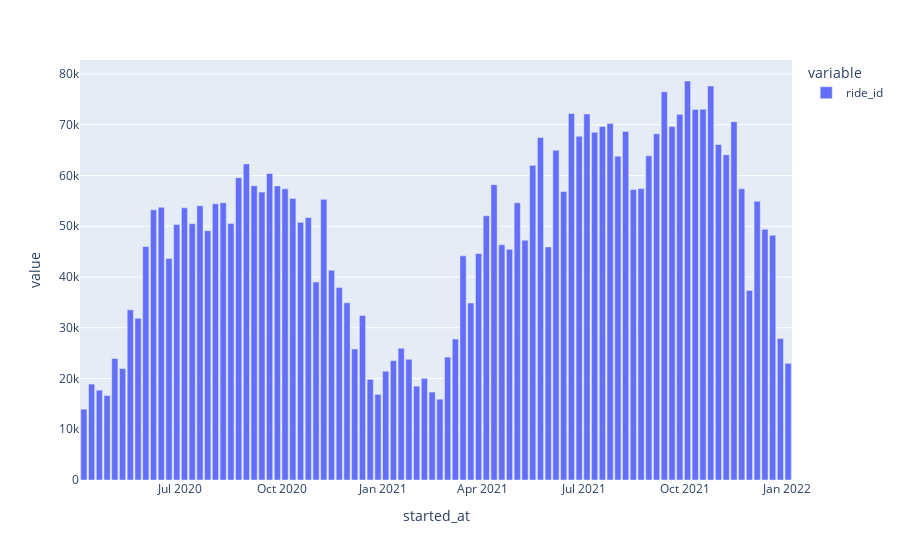

Notebook code for this chart:
### Code cell
import plotly.express as px
#px.histogram(df_red, x="kph",nbins=100)
#px.histogram(df_red[df.duration<180], x="duration",nbins=100)
px.bar(df.resample("w",on="started_at").count()["ride_id"])
#df_red.describe()
